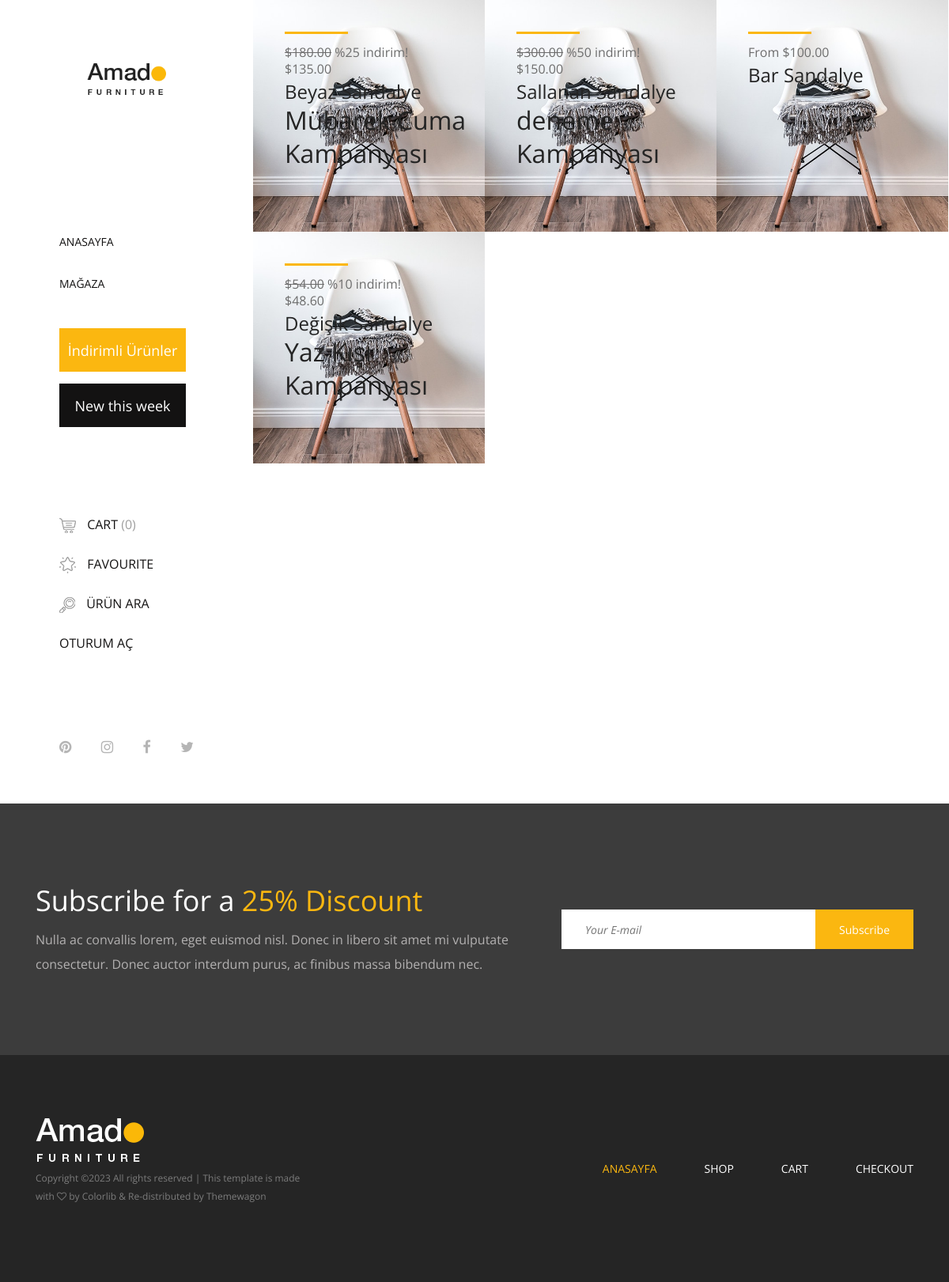
The page / on the database its author committed.
### index/models.py (models this page shows, shortened)
class Product(models.Model):
    slug = models.SlugField(null=True, allow_unicode=True, blank=True, db_index=False)
    name = models.CharField(max_length=200)
    category = models.ForeignKey(Category, on_delete=models.CASCADE)
    description = models.TextField()
    price = models.DecimalField(max_digits=10, decimal_places=2)
    stock = models.PositiveIntegerField(default=0)
    images = models.ManyToManyField(ProductImage, blank=True)
    brand = models.CharField(max_length=100)  # Marka bilgisi
    color = models.CharField(max_length=50)  # Renk bilgisi
    created_at = models.DateTimeField(auto_now_add=True)
    updated_at = models.DateTimeField(auto_now=True)
    campaign = models.ForeignKey(Campaign, on_delete=models.SET_NULL, null=True, blank=True)
    discounted_price = models.FloatField(blank=True, null=True)

### campains/models.py (models this page shows, shortened)
class Campaign(models.Model):
    name = models.CharField(max_length=100)
    discount_rate = models.FloatField()
    start_date = models.DateField()
    end_date = models.DateField()

### index/views.py (the view)
# urls.py: path("", include("index.urls"))
def index(request):
    parametre = request.GET.get("search")
    q = unquote(parametre) if parametre else ''
    result = Product.objects.filter(Q(name__icontains=q) | Q(description__icontains=q))
    DATA = {
        "product": result
    }
    return render(request, 'index.html', DATA)

### index/context_processors.py (called while the page is built)
def cart_item_count(request):
    urunSayisi = 0
    if request.user.is_authenticated:
        cart, _ = Cart.objects.get_or_create(user=request.user)
        urunSayisi = CartItem.objects.filter(cart=cart).count()
    else:
        try:
            data = request.COOKIES.get('cart')
            urunler = json.loads(data)
            urunSayisi = len(urunler)
        except:
            urunSayisi = 0
    DATA = {
        "cart_item_count": urunSayisi,
    }
    return DATA

### templates/index.html
{% extends 'base.html' %}
{% load static %}
{% block content %}
    <div class="products-catagories-area clearfix">
        <div class="amado-pro-catagory clearfix">
            {% for i in product %}
                <div class="single-products-catagory clearfix">
                    <a href="{% url 'details' i.category.slug i.slug %}">
                        <img src="{% static 'img/bg-img/1.jpg' %}" alt="">
                        <div class="hover-content">
                            <div class="line"></div>
                            {% if i.discounted_price %}
                                <p class="product-price" ><span style="text-decoration:line-through;">${{i.price|floatformat:"2"}}</span> %{{ i.campaign.discount_rate|floatformat:"0"}} indirim! </p>
                                <p class="product-price">${{ i.discounted_price|floatformat:"2" }}</p>
                            {% else %}
                                <p>From ${{i.price}}</p>
                            {% endif %}
                            <h4>{{i.name}}</h4>
                            {% if i.campaign %}<h2>{{i.campaign.name}} Kampanyası</h2>{% endif %}
                        </div>
                    </a>
                </div>
            {% endfor %}
        </div>
    </div>
</div>
{% endblock %}

### templates/base.html (shortened to what this page needs)
{% load static %}
<!DOCTYPE html>
<html lang="en">
<head>
    <link rel="stylesheet" href="{% static 'css/core-style.css' %}">
    <link rel="stylesheet" href="{% static 'img/login/style.css' %}">
</head>
<body>
    <div class="main-content-wrapper d-flex clearfix">
        {% block header %}
            {% include '_header.html' %}
        {% endblock %}
        {% block content %}
        {% endblock %}
        <section class="newsletter-area section-padding-100-0">
            <div class="container">
                <div class="row align-items-center">
                    <div class="col-12 col-lg-6 col-xl-7">
                        <div class="newsletter-text mb-100">
                            <h2>Subscribe for a <span>25% Discount</span></h2>
                            <p>Nulla ac convallis lorem, eget euismod nisl. Donec in libero sit amet mi vulputate consectetur. Donec auctor interdum purus, ac finibus massa bibendum nec.</p>
                        </div>
                    </div>
                    <div class="col-12 col-lg-6 col-xl-5">
                        <div class="newsletter-form mb-100">
                            <form action="#" method="post">
                                <input type="email" name="email" class="nl-email" placeholder="Your E-mail">
                                <input type="submit" value="Subscribe">
                            </form>
                        </div>
                    </div>
                </div>
            </div>
        </section>
    <footer class="footer_area clearfix">
        <div class="container">
            <div class="row align-items-center">
                <div class="col-12 col-lg-4">
                    <div class="single_widget_area">
                        <div class="footer-logo mr-50">
                            <a href="{% url 'index' %}"><img src="{% static 'img/core-img/logo2.png' %}" alt=""></a>
                        </div>
                        <p class="copywrite">
Copyright &copy;<script>document.write(new Date().getFullYear());</script> All rights reserved | This template is made with <i class="fa fa-heart-o" aria-hidden="true"></i> by <a href="https://colorlib.com" target="_blank">Colorlib</a> & Re-distributed by <a href="https://themewagon.com/" target="_blank">Themewagon</a>
</p>
                    </div>
                </div>
                <div class="col-12 col-lg-8">
                    <div class="single_widget_area">
                        <div class="footer_menu">
                            <nav class="navbar navbar-expand-lg justify-content-end">
                                <div class="collapse navbar-collapse" id="footerNavContent">
                                    <ul class="navbar-nav ml-auto">
                                        <li class="nav-item active">
                                            <a class="nav-link" href="{% url 'index' %}">Anasayfa</a>
                                        </li>
                                        <li class="nav-item">
                                            <a class="nav-link" href="{% url 'shop' %}">Shop</a>
                                        </li>
                                        <li class="nav-item">
                                            <a class="nav-link" href="{% url 'sepet' %}">Cart</a>
                                        </li>
                                        <li class="nav-item">
                                            <a class="nav-link" href="#">Checkout</a>
                                        </li>
                                    </ul>
                                </div>
                            </nav>
                        </div>
                    </div>
                </div>
            </div>
        </div>
    </footer>
</body>

### templates/_header.html (shortened to what this page needs)
{% load static %}
<header class="header-area clearfix">
    <div class="logo">
        <a href="{% url 'index' %}"><img src="{% static 'img/core-img/logo.png' %}" alt=""></a>
    </div>
    <nav class="amado-nav">
        <ul>
            <li><a href="{% url 'index' %}">Anasayfa</a></li>
            <li><a href="{% url 'shop' %}">Mağaza</a></li>
        </ul>
    </nav>
    <div class="amado-btn-group mt-30 mb-100">
        <a href="#" class="btn amado-btn mb-15">İndirimli Ürünler</a>
        <a href="#" class="btn amado-btn active">New this week</a>
    </div>
    <div class="cart-fav-search mb-100">
        <a href="{% url 'sepet' %}" class="cart-nav"><img src="{% static 'img/core-img/cart.png' %}" alt=""> Cart <span id="cart-item-count">({{cart_item_count}})</span></a>
        <a href="#" class="fav-nav"><img src="{% static 'img/core-img/favorites.png' %}" alt=""> Favourite</a>
        <a href="#" class="search-nav"><img src="{% static 'img/core-img/search.png' %}" alt=""> Ürün Ara</a>
        {% if request.user.is_authenticated %}
            <a href="{% url 'logout' %}">{{user.username}} Oturumu Kapat</a>
        {% else %}
        <a href="{% url 'login' %}">Oturum Aç</a>
        {% endif %}
    </div>
    <div class="social-info d-flex justify-content-between">
        <a href="#"><i class="fa fa-pinterest" aria-hidden="true"></i></a>
        <a href="#"><i class="fa fa-instagram" aria-hidden="true"></i></a>
        <a href="#"><i class="fa fa-facebook" aria-hidden="true"></i></a>
        <a href="#"><i class="fa fa-twitter" aria-hidden="true"></i></a>
    </div>
</header>

### static/img/login/style.css (style rules this page uses)
* { margin: 0px; padding: 0px; list-style: none; }
body { font-family: "Open Sans"; }
img { max-width: 100%; }
a { text-decoration: none; outline: none; color: #444; }
ul { margin-bottom: 0; padding-left: 0; }
ol,ul { margin:0px; padding:0px; }
a:hover, a:focus, input, textarea { text-decoration: none; outline: none; }
.logo { display:block; margin:20px auto; width:100px; height:100px; }

### rows shown on the page
Product: price "180.00", campaign.discount_rate "25", discounted_price "135.00", name "Beyaz Sandalye", campaign.name "Mübarek Cuma"
Product: price "300.00", campaign.discount_rate "50", discounted_price "150.00", name "Sallanan Sandalye", campaign.name "deneme"
Product: price "100.00", name "Bar Sandalye"
Product: price "54.00", campaign.discount_rate "10", discounted_price "48.60", name "Değişik Sandalye", campaign.name "Yaz Kışı"

### other values the page prints
{{ cart_item_count }} "0"
